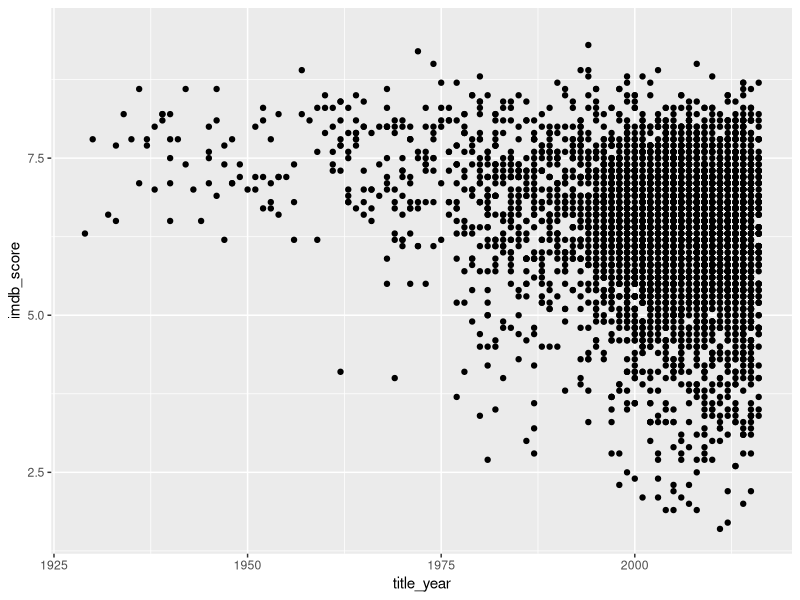
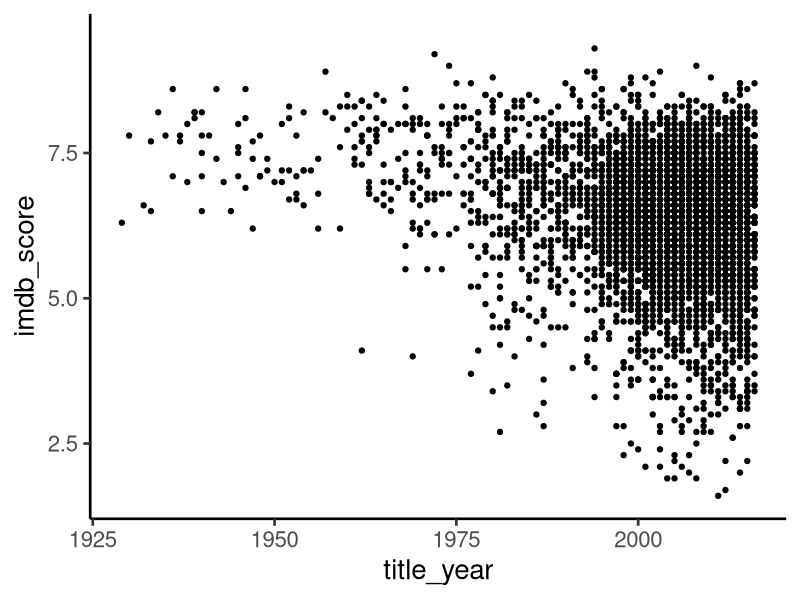
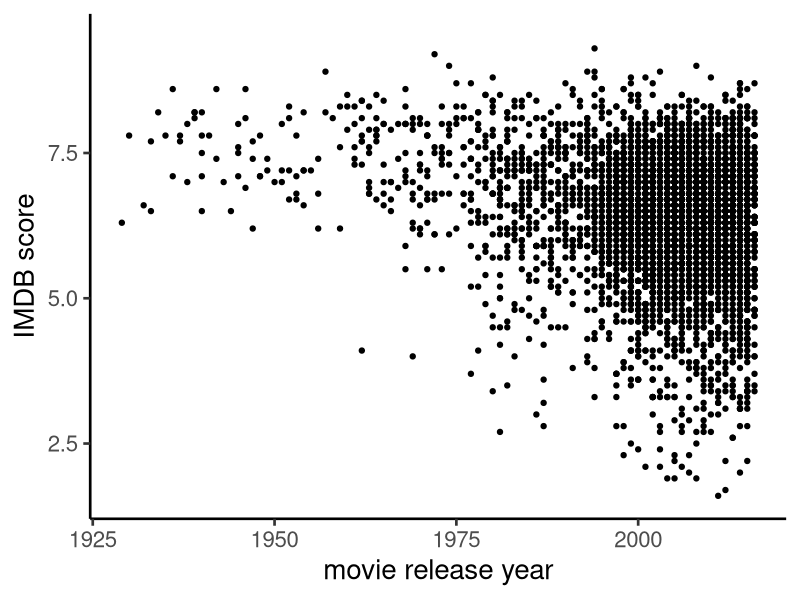
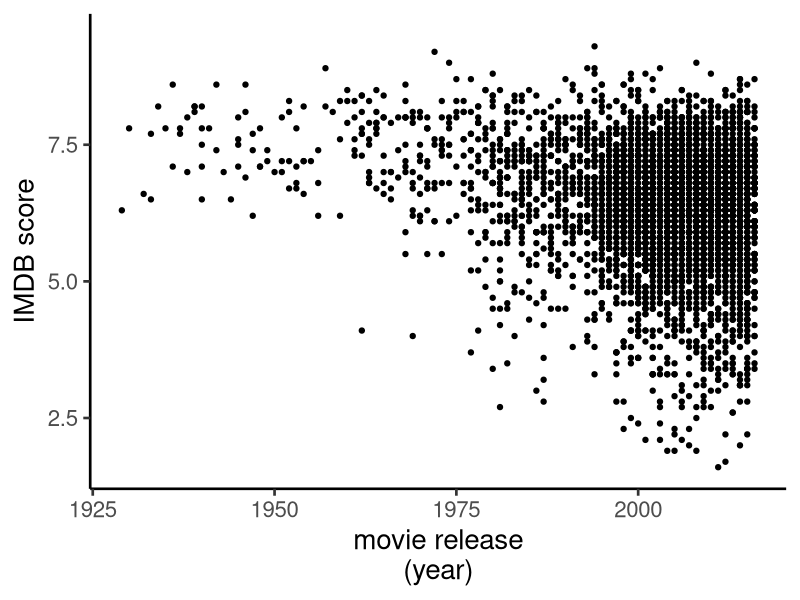
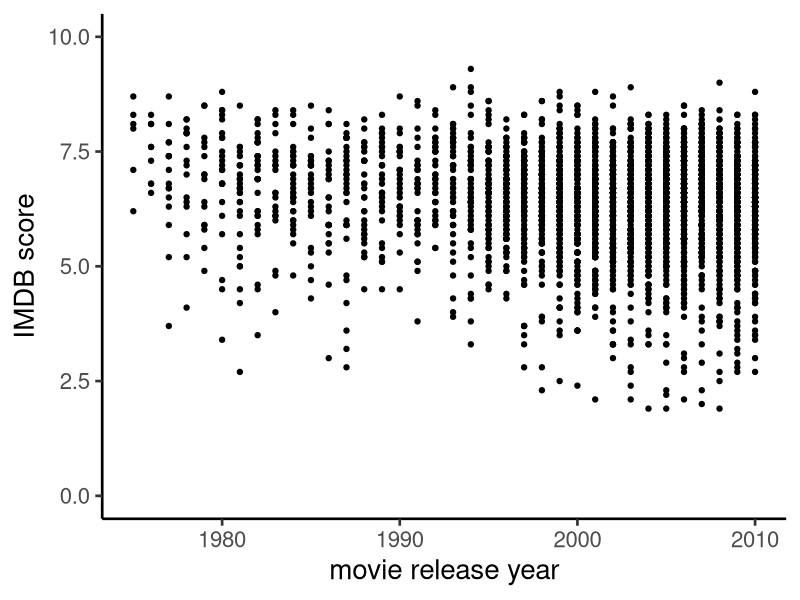
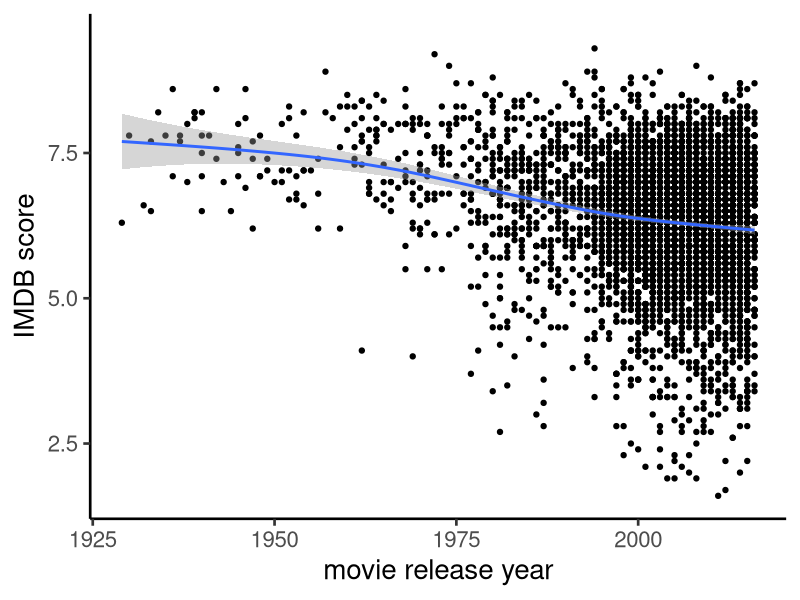
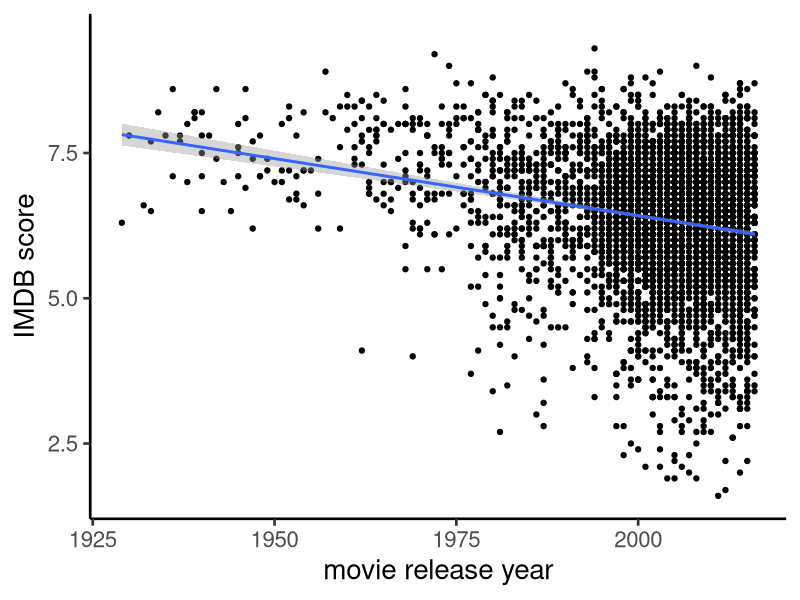
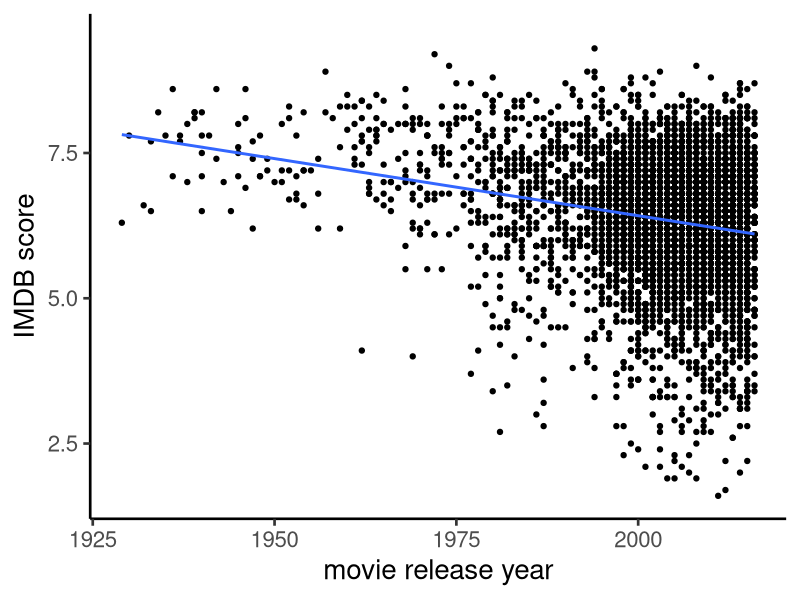

Source code (R) for these figures, in order: (Note: this script raises an error after producing the figures.)
## ---- chunk 1
library(tidyverse)
## ---- chunk 2
movies_imdb=read_delim("movies/movies_imdb.txt",delim=",")
movies_rottentom=read_delim("movies/movies_rottentom.txt",delim=",")
## ---- chunk 3
movies_imdb %>% select(movie_title,title_year,duration,imdb_score)
## ---- chunk 4
imdb_minimal=movies_imdb %>% select(movie_title,title_year,duration,imdb_score)
## ---- chunk 5
imdb_minimal=movies_imdb %>% select(movie_title,title_year,duration,imdb_score)

joined=full_join(imdb_minimal,movies_rottentom,by=c("movie_title"="title"))
## ---- chunk 6
plot_imdb = ggplot(movies_imdb)
summary(plot_imdb)
## ---- chunk 7
plot_imdb = ggplot(movies_imdb) + aes(x=title_year,y=imdb_score)
summary(plot_imdb)
## ---- chunk 8
plot_imdb = ggplot(movies_imdb)
plot_imdb = plot_imdb + aes(x=title_year,y=imdb_score)
summary(plot_imdb)
## ---- chunk 9
plot_imdb = plot_imdb + geom_point()
summary(plot_imdb)
plot_imdb
## ---- chunk 10
plot_imdb = plot_imdb + theme_classic(base_size = 20) 
plot_imdb
## ---- chunk 11
theme_set(theme_classic(base_size = 20)) 
## ---- chunk 12
plot_imdb + xlab("movie release year") + ylab("IMDB score")
plot_imdb + xlab("movie release\n(year)") + ylab("IMDB score")
plot_imdb=plot_imdb + xlab("movie release year") + ylab("IMDB score")
## ---- chunk 13
plot_imdb + scale_y_continuous(limits=c(0,10))+scale_x_continuous(limits=c(1975,2010))
## ---- chunk 14
plot_imdb + stat_smooth()
plot_imdb + stat_smooth(method="lm")
plot_imdb + stat_smooth(method="lm",se=F)
## ---- chunk 15
plot_imdb = ggplot(movies_imdb) + aes(x=title_year,y=imdb_score)+geom_point(alpha=0.1)+ xlab("movie release year") + ylab("IMDB score")+theme_classic(base_size = 20) + ggtitle("alpha == 0.1")
plot_imdb
plot_imdb = ggplot(movies_imdb) + aes(x=title_year,y=imdb_score)+geom_point(alpha=0.01)+ xlab("movie release year") + ylab("IMDB score")+theme_classic(base_size = 20) + ggtitle("alpha == 0.01")
plot_imdb
## ---- chunk 16
ggplot(movies_imdb) + aes(x=title_year,y=imdb_score)+xlab("movie release year") + ylab("IMDB score")+theme_classic(base_size = 20) + geom_bin2d()
## ---- chunk 17
ggplot(movies_imdb) + aes(x=title_year,y=imdb_score)+xlab("movie release year") + ylab("IMDB score")+theme_classic(base_size = 20) + geom_count(alpha=0.1)
## ---- chunk 18
ggplot(movies_imdb) + aes(x=title_year,y=imdb_score)+xlab("movie release year") + ylab("IMDB score")+geom_point()+theme_classic(base_size = 20) + geom_quantile()
## ---- chunk 19
imdb_plot=ggplot(movies_imdb) + aes(x=title_year,y=imdb_score)+xlab("movie release year") + ylab("IMDB score")+theme_classic(base_size = 20)

imdb_plot+ geom_point(col="green")

imdb_plot+ geom_point(aes(col="green"))
## ---- chunk 20
imdb_plot=ggplot(movies_imdb) + aes(x=title_year,y=imdb_score)+xlab("movie release year") + ylab("IMDB score")+theme_classic(base_size = 20)

imdb_plot+geom_point(aes(col=budget))
## ---- chunk 21
imdb_plot=ggplot(movies_imdb) + aes(x=title_year,y=imdb_score)+xlab("movie release year") + ylab("IMDB score")+theme_classic(base_size = 20)

imdb_plot+geom_point(aes(col=budget))
## ---- chunk 22
movies_imdb %>% group_by(title_year) %>% summarize(min_score=min(imdb_score),max_score=max(imdb_score),mean_score=mean(imdb_score)) %>% ggplot(aes(x=title_year,y=mean_score,ymin=min_score,ymax=max_score))+geom_errorbar()+geom_point()
## ---- chunk 23
drinks=read_delim("drinks/drinks_US.tsv",delim="\t")

drinks_long=drinks %>% gather(key=type,value=gallons,beer:spirits)

drinks_long

ggplot(data=drinks_long,aes(x=year,y=gallons))+geom_point()
## ---- chunk 24
ggplot(data=drinks_long,aes(x=year,y=gallons))+geom_point()
## ---- chunk 25
ggplot(data=drinks_long,aes(x=year,y=gallons))+geom_line()
## ---- chunk 26
ggplot(data=drinks_long,aes(x=year,y=gallons,group=type))+geom_line()
## ---- chunk 27
ggplot(data=drinks_long,aes(x=year,y=gallons,group=type,col=type))+geom_line()

## note that when you use "color" or "fill" it automatically passes that same argument to "group", so this line is effectively the same
ggplot(data=drinks_long,aes(x=year,y=gallons,col=type))+geom_line()
## ---- chunk 28
ggplot(data=drinks_long,aes(x=year,y=gallons,col=type))+geom_line()+scale_color_manual(values = c("black","red"))
## ---- chunk 29
ggplot(data=drinks_long,aes(x=year,y=gallons,col=type))+geom_line()+scale_color_brewer(palette = "Set1")
## ---- chunk 30
ggplot(data=drinks_long,aes(x=year,y=gallons,fill=type))+geom_area()+scale_color_brewer(palette = "Set1")
## ---- chunk 31
ggplot(data=drinks_long,aes(x=year,y=gallons,fill=type))+geom_area()+scale_fill_brewer(palette = "Set1")
